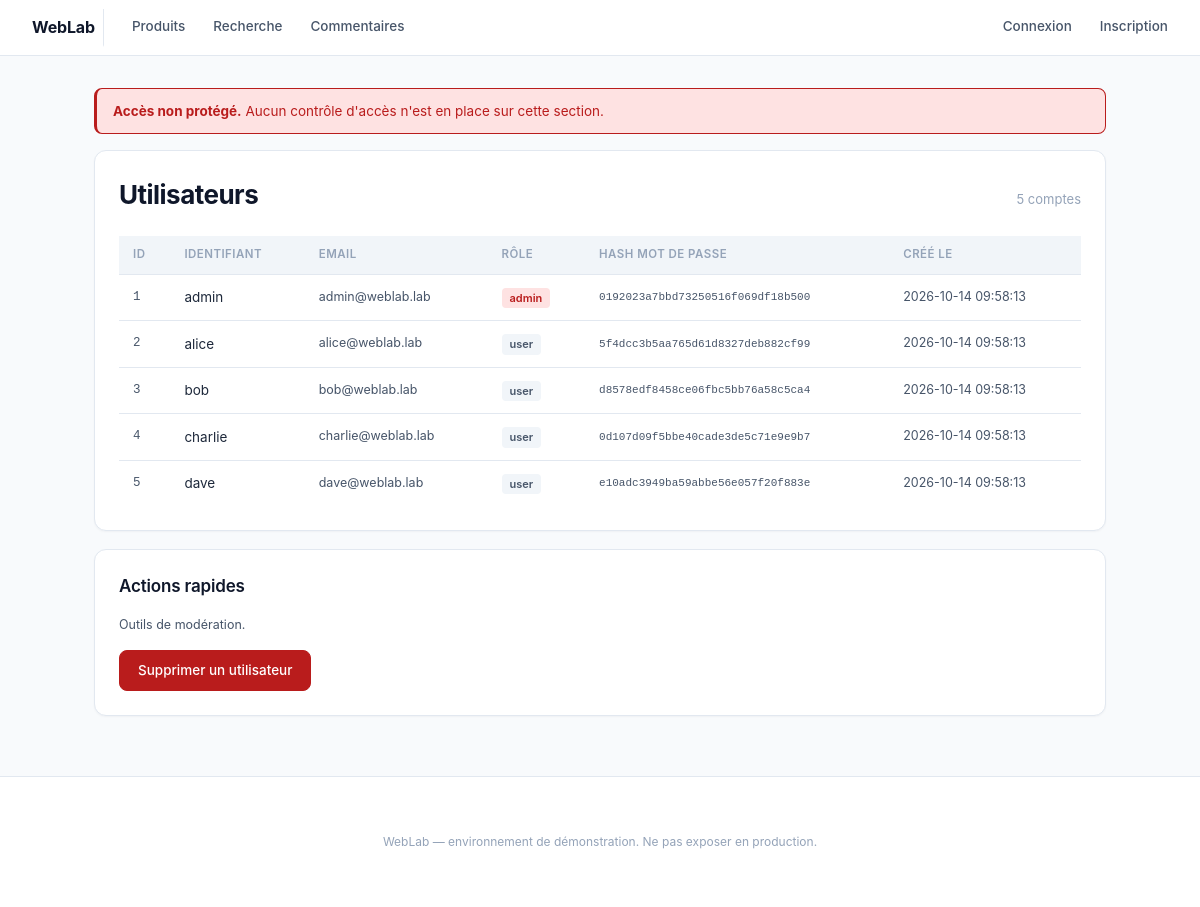
The app's page /admin/index.php with its own data.
### tables this page shows
CREATE TABLE users (
  id          INT AUTO_INCREMENT PRIMARY KEY,
  username    VARCHAR(64) UNIQUE NOT NULL,
  email       VARCHAR(128),
  password    VARCHAR(64) NOT NULL,    
  role        ENUM('user', 'admin') DEFAULT 'user',
  bio         TEXT,
  created_at  TIMESTAMP DEFAULT CURRENT_TIMESTAMP
);

### admin/index.php (the view, shortened to what this page needs)
<?php
require_once "../config.php";
$users = db()->query("SELECT id, username, email, role, password, created_at FROM users")->fetchAll(PDO::FETCH_ASSOC);
?>
<div class="container">
  <div class="alert alert-error">
    <strong>Accès non protégé.</strong> Aucun contrôle d'accès n'est en place sur cette section.
  </div>
  <div class="card">
    <div class="page-head">
      <h1>Utilisateurs</h1>
      <span class="page-subtitle"><?= count($users) ?> comptes</span>
    </div>
    <table>
      <thead>
        <tr><th>ID</th><th>Identifiant</th><th>Email</th><th>Rôle</th><th>Hash mot de passe</th><th>Créé le</th></tr>
      </thead>
      <tbody>
        <?php foreach ($users as $u): ?>
          <tr>
            <td class="text-mono"><?= $u["id"] ?></td>
            <td><?= htmlspecialchars($u["username"]) ?></td>
            <td class="text-small"><?= htmlspecialchars($u["email"]) ?></td>
            <td><span class="tag <?= $u["role"] === "admin" ? "tag-danger" : "" ?>"><?= $u["role"] ?></span></td>
            <td class="text-mono" style="font-size:11px"><?= $u["password"] ?></td>
            <td class="text-small"><?= $u["created_at"] ?></td>
          </tr>
        <?php endforeach; ?>
      </tbody>
    </table>
  </div>
  <div class="card">
    <h2>Actions rapides</h2>
    <p class="text-small mb-16">Outils de modération.</p>
    <a href="delete_user.php" class="btn btn-danger">Supprimer un utilisateur</a>
  </div>
</div>

### assets/style.css (style rules this page uses)
:root { --bg: #f8fafc; --surface: #ffffff; --surface-alt: #f1f5f9; --border: #e2e8f0; --border-strong:#cbd5e1; --text-0: #0f172a; --text-1: #1e293b; --text-2: #475569; --text-3: #94a3b8; --brand: #1e293b; --accent: #2563eb; --accent-hover: #1d4ed8; --success: #16a34a; --warning: #b45309; --warning-bg: #fef3c7; --danger: #b91c1c; --danger-bg: #fee2e2; --info: #1e40af; --info-bg: #dbeafe; --shadow-sm: 0 1px 2px rgba(15, 23, 42, .04); --shadow: 0 1px 3px rgba(15, 23, 42, .06), 0 1px 2px rgba(15, 23, 42, .04); --radius: 8px; --radius-lg: 12px; --font: -apple-system, BlinkMacSystemFont, "Segoe UI", Roboto, Inter, system-ui, sans-serif; --mono: "SF Mono", Menlo, Consolas, "Liberation Mono", monospace; }
* { box-sizing: border-box; margin: 0; padding: 0; }
html, body { background: var(--bg); color: var(--text-1); font-family: var(--font); font-size: 14px; line-height: 1.5; }
.container { max-width: 1140px; margin: 32px auto; padding: 0 32px; }
h1 { font-size: 26px; font-weight: 700; color: var(--text-0); letter-spacing: -0.02em; }
h2 { font-size: 17px; font-weight: 600; color: var(--text-0); margin-bottom: 16px; letter-spacing: -0.01em; }
p { color: var(--text-2); }
a { color: var(--accent); text-decoration: none; }
.text-small { font-size: 12.5px; color: var(--text-2); }
.text-mono { font-family: var(--mono); font-size: 12.5px; color: var(--text-2); }
.card { background: var(--surface); border: 1px solid var(--border); border-radius: var(--radius-lg); padding: 24px; margin-bottom: 18px; box-shadow: var(--shadow-sm); }
.page-head { display: flex; align-items: baseline; justify-content: space-between; margin-bottom: 22px; }
.page-head .page-subtitle { color: var(--text-3); font-size: 13px; }
.btn { display: inline-flex; align-items: center; justify-content: center; background: var(--accent); color: white; border: 1px solid var(--accent); padding: 9px 18px; border-radius: var(--radius); font-family: var(--font); font-size: 13.5px; font-weight: 500; cursor: pointer; transition: background .12s, border-color .12s; text-decoration: none; }
.btn-danger { background: var(--danger); border-color: var(--danger); }
.alert { padding: 12px 16px; border-radius: var(--radius); margin-bottom: 16px; font-size: 13.5px; border: 1px solid; border-left-width: 3px; }
.alert-error { background: var(--danger-bg); color: var(--danger); border-color: var(--danger); }
table { width: 100%; border-collapse: collapse; background: var(--surface); }
thead th { text-align: left; font-size: 11.5px; font-weight: 600; text-transform: uppercase; letter-spacing: 0.04em; color: var(--text-3); padding: 10px 14px; border-bottom: 1px solid var(--border); background: var(--surface-alt); }
tbody td { padding: 12px 14px; border-bottom: 1px solid var(--border); font-size: 13.5px; color: var(--text-1); }
tbody tr:last-child td { border-bottom: none; }
.tag { display: inline-block; padding: 2px 8px; border-radius: 4px; font-size: 11px; font-weight: 600; background: var(--surface-alt); color: var(--text-2); }
.tag-danger { background: var(--danger-bg); color: var(--danger); }
.mb-16 { margin-bottom: 16px; }

### records on screen
users: id "1", username "admin", email "admin@weblab.lab", role "admin", password "0192023a7bbd73250516f069df18b500", created_at "2026-10-14 09:58:13"
users: id "2", username "alice", email "alice@weblab.lab", role "user", password "5f4dcc3b5aa765d61d8327deb882cf99", created_at "2026-10-14 09:58:13"
users: id "3", username "bob", email "bob@weblab.lab", role "user", password "d8578edf8458ce06fbc5bb76a58c5ca4", created_at "2026-10-14 09:58:13"
users: id "4", username "charlie", email "charlie@weblab.lab", role "user", password "0d107d09f5bbe40cade3de5c71e9e9b7", created_at "2026-10-14 09:58:13"
users: id "5", username "dave", email "dave@weblab.lab", role "user", password "e10adc3949ba59abbe56e057f20f883e", created_at "2026-10-14 09:58:13"

### other values on screen
count($users) "5"
